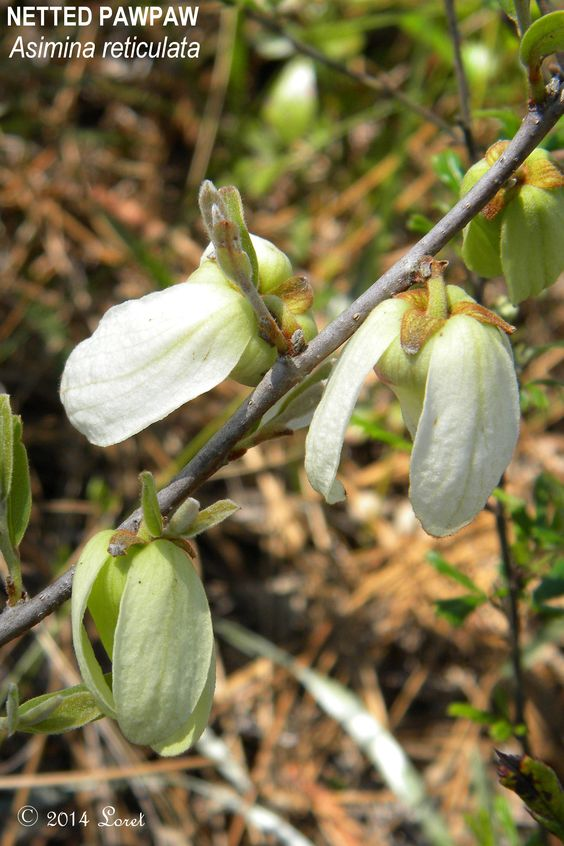
#> input picture public/images/6746d63e9cd80_actinodaphne glomerata.jpg, 564 x 846 px
$ python compare_images.py 'images/6746d63e9cd80_actinodaphne glomerata.jpg'
#> lines starting #> are read from the running program, lines starting #| are printed output that depends on the picture
import sys
import json
import cv2
import pymysql

def compare_images(query_image_path):
    sift = cv2.SIFT_create()

    query_image = cv2.imread(query_image_path, cv2.IMREAD_GRAYSCALE)
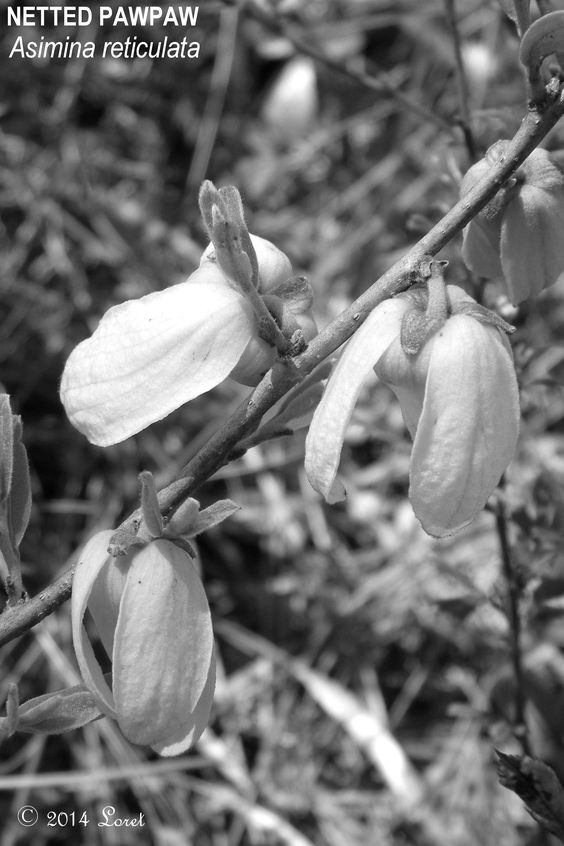
#> query_image: shape (846, 564); min 0, max 255, mean 113.7
    if query_image is None:
        return {"success": False, "error": "Unable to load query image"}

    query_keypoints, query_descriptors = sift.detectAndCompute(query_image, None)
#> query_keypoints = 1703 keypoints; strongest (x, y, size): (18, 8, 2.4), (42, 23, 2.5), (32, 8, 2.6), (9, 23, 2.5)
    if query_keypoints is None or query_descriptors is None:
        return {"success": False, "error": "Failed to compute descriptors"}

    try:
        conn = pymysql.connect(
            host="localhost", user="root", password="", database="plantbiodiversity"
        )
        cursor = conn.cursor(pymysql.cursors.DictCursor)
    except Exception as e:
        return {"success": False, "error": "Database connection failed"}

    try:
        cursor.execute("SELECT * FROM plant_table")
        plants = cursor.fetchall()
    except Exception as e:
        conn.close()
        return {"success": False, "error": "Database fetch error"}

    best_match = None
    highest_matches = 0

    for plant in plants:
        try:
            image_paths = json.loads(plant["plants_image"])
        except json.JSONDecodeError:
            continue

        for reference_image_path in image_paths:
            reference_image = cv2.imread(reference_image_path, cv2.IMREAD_GRAYSCALE)
            if reference_image is None:
                continue

            ref_keypoints, ref_descriptors = sift.detectAndCompute(reference_image, None)
            if ref_keypoints is None or ref_descriptors is None:
                continue

            bf = cv2.BFMatcher(cv2.NORM_L2, crossCheck=True)
            matches = bf.match(query_descriptors, ref_descriptors)
            good_matches = len(matches)

            if good_matches > highest_matches:
                highest_matches = good_matches
                best_match = plant

    conn.close()

    if best_match:
        return {
            "success": True,
            "match": True,
            "Scientific_Name": best_match["Scientific_Name"],
            "Common_Name": best_match["Common_Name"],
            "family": best_match["family"],
            "genus": best_match["genus"],
            "species": best_match["species"],
            "description": best_match["description"],
            "plants_image": best_match["plants_image"]
        }
    else:
        return {"success": True, "match": False}

if __name__ == "__main__":
    query_image_path = sys.argv[1]
    result = compare_images(query_image_path)
    print(json.dumps(result))

$ run again, on public/images/6746d9c37b048_actinodaphne.JPG
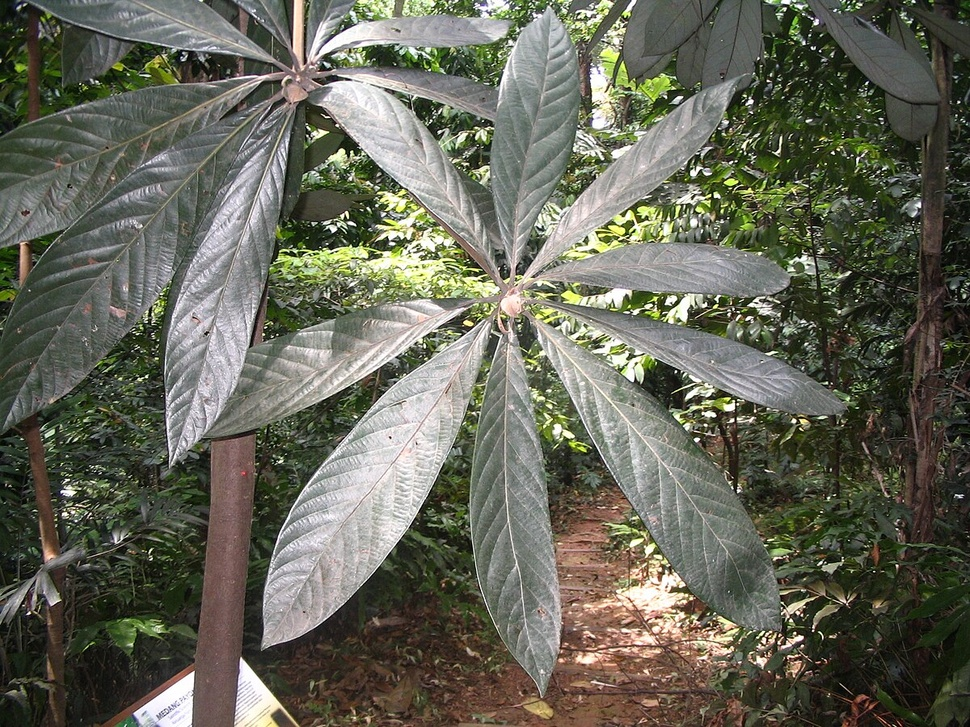
#> input picture public/images/6746d9c37b048_actinodaphne.JPG, 970 x 727 px, shrunk from 1200 x 900 before the run
#> in compare_images, `query_image = cv2.imread(query_image_path, cv2.IMREAD_GRAYSCALE)`:
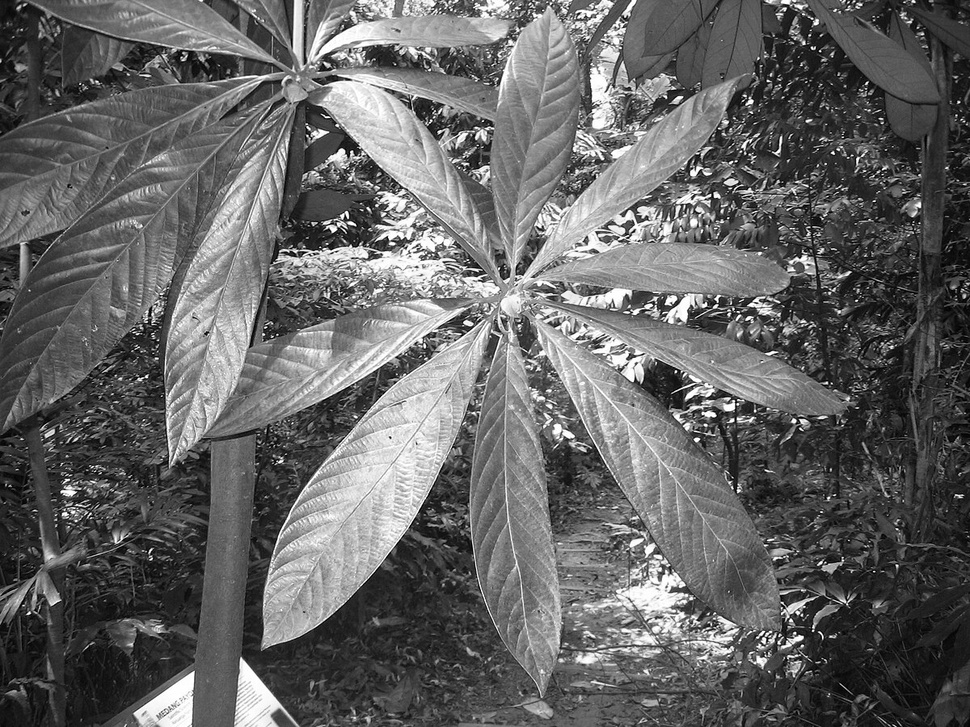
#> query_image: shape (727, 970); min 0, max 255, mean 100.5
#> query_keypoints = 7884 keypoints; strongest (x, y, size): (959, 102, 1.9), (795, 633, 1.9), (867, 83, 2), (146, 376, 2.1)
